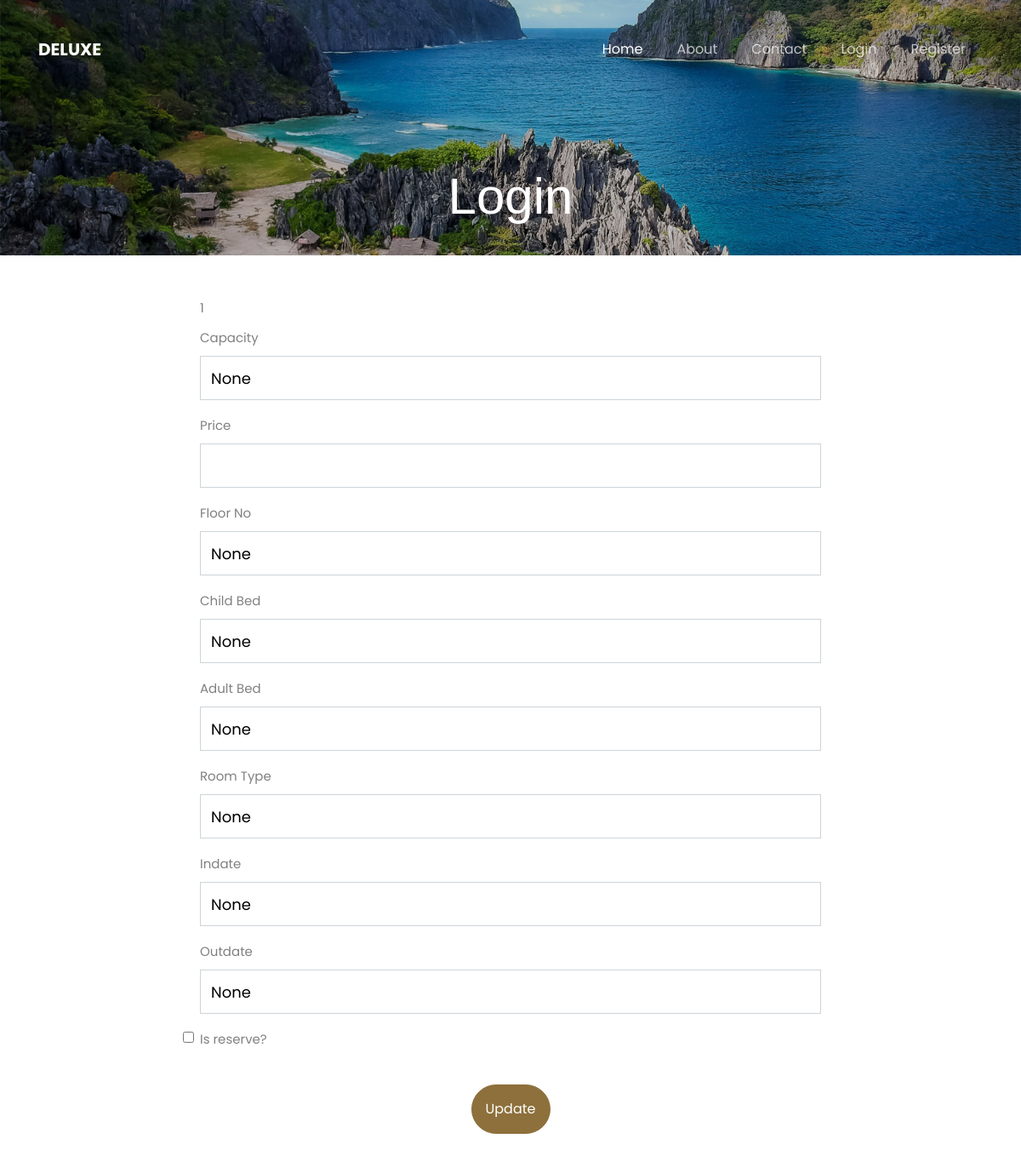
The app's page /getupdateroom/1 (upper part), older data.
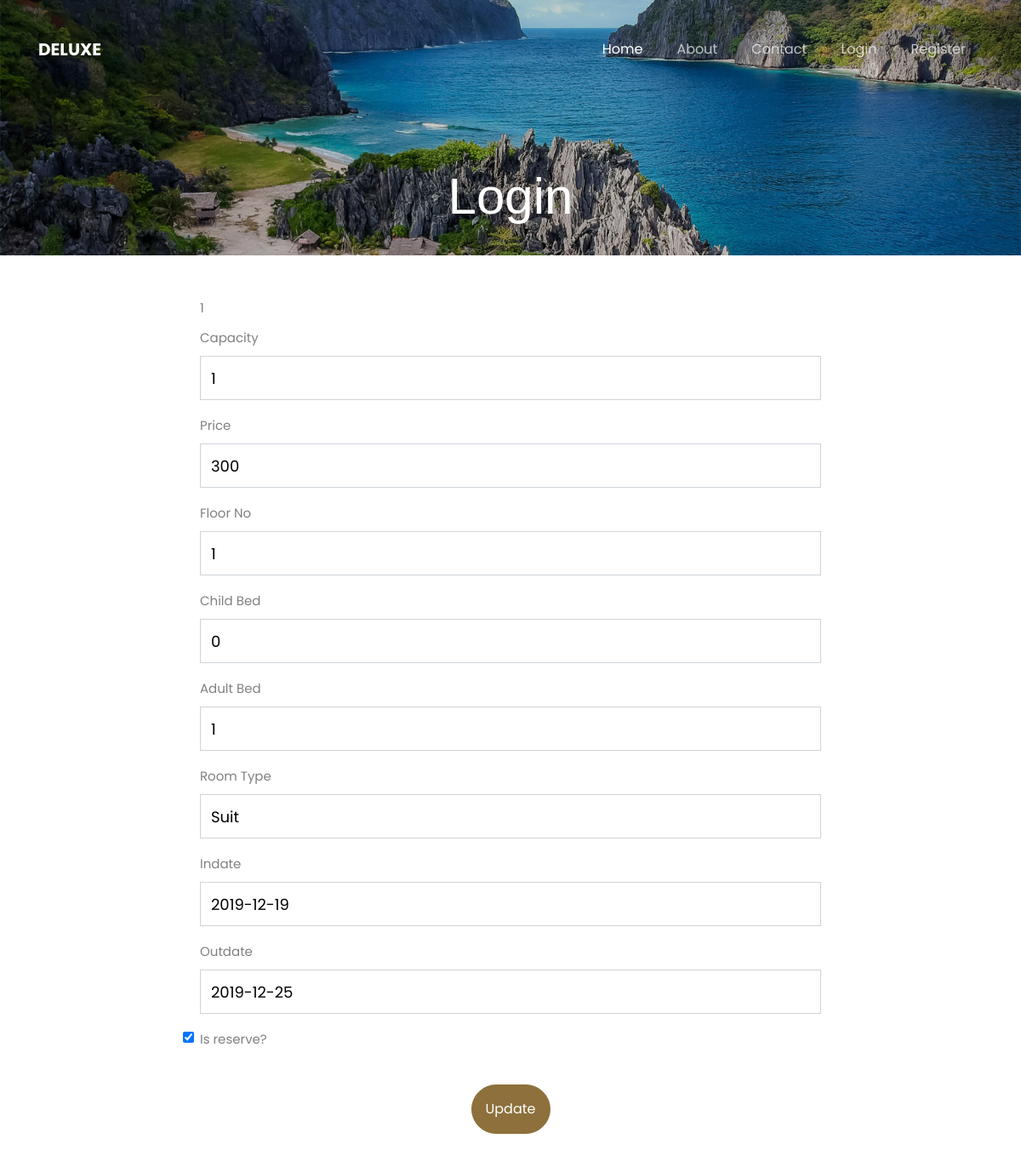
The same page, newer data.
### app.py (models this page shows)
class Room(db.Model):
    roomno = db.Column(db.Integer, primary_key=True)
    price = db.Column(db.Integer)
    capacity = db.Column(db.Integer)
    floorno = db.Column(db.Integer)
    childbed = db.Column(db.Integer)
    adultbed = db.Column(db.Integer)
    roomtype = db.Column(db.String(255))
    inDate = db.Column(db.Date)
    outDate=db.Column(db.Date)
    isreserve = db.Column('is_reserve',db.Boolean)
    reservations = db.relationship('Reservation',backref='room')

### app.py (the view)
@app.route('/getupdateroom/<roomno>',methods=['GET','POST'])
def getupdateroom(roomno):
    if request.method=='GET':
        room = Room.query.filter_by(roomno=roomno).first()
        return render_template('updateroom.html',room=room)

### templates/updateroom.html
{% extends "layout.html" %}
{% block content %}
<div class="hero-wrap" style="background-image: url({{url_for('static',filename='images/bg_1.jpg')}});">
    <div class="overlay"></div>
      <div class="container">
        <div class="row no-gutters slider-text d-flex align-itemd-end justify-content-center">
          <div class="col-md-9 ftco-animate text-center d-flex align-items-end justify-content-center">
          	<div class="text">
	            <h1 class="mb-4 bread">Login</h1>
            </div>
          </div>
        </div>
    </div>
</div>
<div class="container">
    <div class="row justify-content-center">
        <div class="col-8 justify-content-center pt-5 pb-5">
            <form action="/updateroom/{{room.roomno}}" method="POST">
                <div class="form-group">
                    <label for="roomno">{{room.roomno}}</label><br>
                    <label>Capacity</label>
                    <input type="text" class="form-control" name="capacity" id="capacity" value="{{room.capacity}}">
                </div>
                <div class="form-group">
                    <label for="price">Price</label>
                    <input type="text" class="form-control" id="price" name="price" value="{{room.price}}">
                </div>
                <div class="form-group">
                    <label for="price">Floor No</label>
                    <input type="text" class="form-control" id="floorno" name="floorno" value="{{room.floorno}}">
                </div>
                <div class="form-group">
                    <label for="price">Child Bed</label>
                    <input type="text" class="form-control" id="childbed" name="childbed" value="{{room.childbed}}">
                </div>
                <div class="form-group">
                    <label for="price">Adult Bed</label>
                    <input type="text" class="form-control" id="adultbed" name="adultbed" value="{{room.adultbed}}">
                </div>
                <div class="form-group">
                    <label for="price">Room Type</label>
                    <input type="text" class="form-control" id="roomtype" name="roomtype" value="{{room.roomtype}}">
                </div>
                <div class="form-group">
                    <label for="price">Indate</label>
                    <input type="text" class="form-control" id="inDate" name="inDate" value="{{room.inDate}}">
                </div>
                <div class="form-group">
                    <label for="price">Outdate</label>
                    <input type="text" class="form-control" id="outDate" name="outDate" value="{{room.outDate}}">
                </div>
                <div class="form-group">
                {% if room.isreserve == True %}
                    <input type="checkbox" class="form-check-input" id="isreserve" name="isreserve" checked>
                {% else %}
                    <input type="checkbox" class="form-check-input" id="isreserve" name="isreserve">
                {% endif %}
                    <label for="price">Is reserve?</label>
                </div>
                <div class="text-center pt-3">
                    <button type="submit" class="btn btn-primary p-3">Update</button>
                </div>
            </form>
        </div>
    </div>
</div>
{% endblock content %}

Row changes from the older to the newer data that the page shows:
changed Room id 1: capacity "None" → "1"; price (not shown) → "300"; floorno "None" → "1"; childbed "None" → "0"; adultbed "None" → "1"; roomtype "None" → "Suit"; inDate "None" → "2019-12-19"; outDate "None" → "2019-12-25"
Text that changed along with them:
form field isreserve: (not shown) → "☑"
form field isreserve: "☐" → (not shown)
